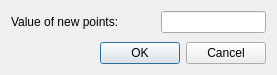
<?xml version="1.0" encoding="UTF-8"?>
<ui version="4.0">
 <class>GeoDataPointmapAddPointDialog</class>
 <widget class="QDialog" name="GeoDataPointmapAddPointDialog">
  <property name="geometry">
   <rect>
    <x>0</x>
    <y>0</y>
    <width>277</width>
    <height>75</height>
   </rect>
  </property>
  <property name="windowTitle">
   <string>Add Points</string>
  </property>
  <layout class="QVBoxLayout" name="verticalLayout">
   <item>
    <layout class="QHBoxLayout" name="horizontalLayout">
     <item>
      <widget class="QLabel" name="label">
       <property name="text">
        <string>Value of new points:</string>
       </property>
      </widget>
     </item>
     <item>
      <spacer name="horizontalSpacer">
       <property name="orientation">
        <enum>Qt::Horizontal</enum>
       </property>
       <property name="sizeHint" stdset="0">
        <size>
         <width>40</width>
         <height>20</height>
        </size>
       </property>
      </spacer>
     </item>
     <item>
      <widget class="RealNumberEditWidget" name="m_AddPointValue"/>
     </item>
    </layout>
   </item>
   <item>
    <spacer name="verticalSpacer">
     <property name="orientation">
      <enum>Qt::Vertical</enum>
     </property>
     <property name="sizeHint" stdset="0">
      <size>
       <width>20</width>
       <height>0</height>
      </size>
     </property>
    </spacer>
   </item>
   <item>
    <widget class="QDialogButtonBox" name="buttonBox">
     <property name="orientation">
      <enum>Qt::Horizontal</enum>
     </property>
     <property name="standardButtons">
      <set>QDialogButtonBox::Cancel|QDialogButtonBox::Ok</set>
     </property>
    </widget>
   </item>
  </layout>
 </widget>
 <customwidgets>
  <customwidget>
   <class>RealNumberEditWidget</class>
   <extends>QLineEdit</extends>
   <header>guibase/widget/realnumbereditwidget.h</header>
  </customwidget>
 </customwidgets>
 <resources/>
 <connections>
  <connection>
   <sender>buttonBox</sender>
   <signal>accepted()</signal>
   <receiver>GeoDataPointmapAddPointDialog</receiver>
   <slot>accept()</slot>
   <hints>
    <hint type="sourcelabel">
     <x>248</x>
     <y>254</y>
    </hint>
    <hint type="destinationlabel">
     <x>157</x>
     <y>274</y>
    </hint>
   </hints>
  </connection>
  <connection>
   <sender>buttonBox</sender>
   <signal>rejected()</signal>
   <receiver>GeoDataPointmapAddPointDialog</receiver>
   <slot>reject()</slot>
   <hints>
    <hint type="sourcelabel">
     <x>316</x>
     <y>260</y>
    </hint>
    <hint type="destinationlabel">
     <x>286</x>
     <y>274</y>
    </hint>
   </hints>
  </connection>
 </connections>
</ui>
